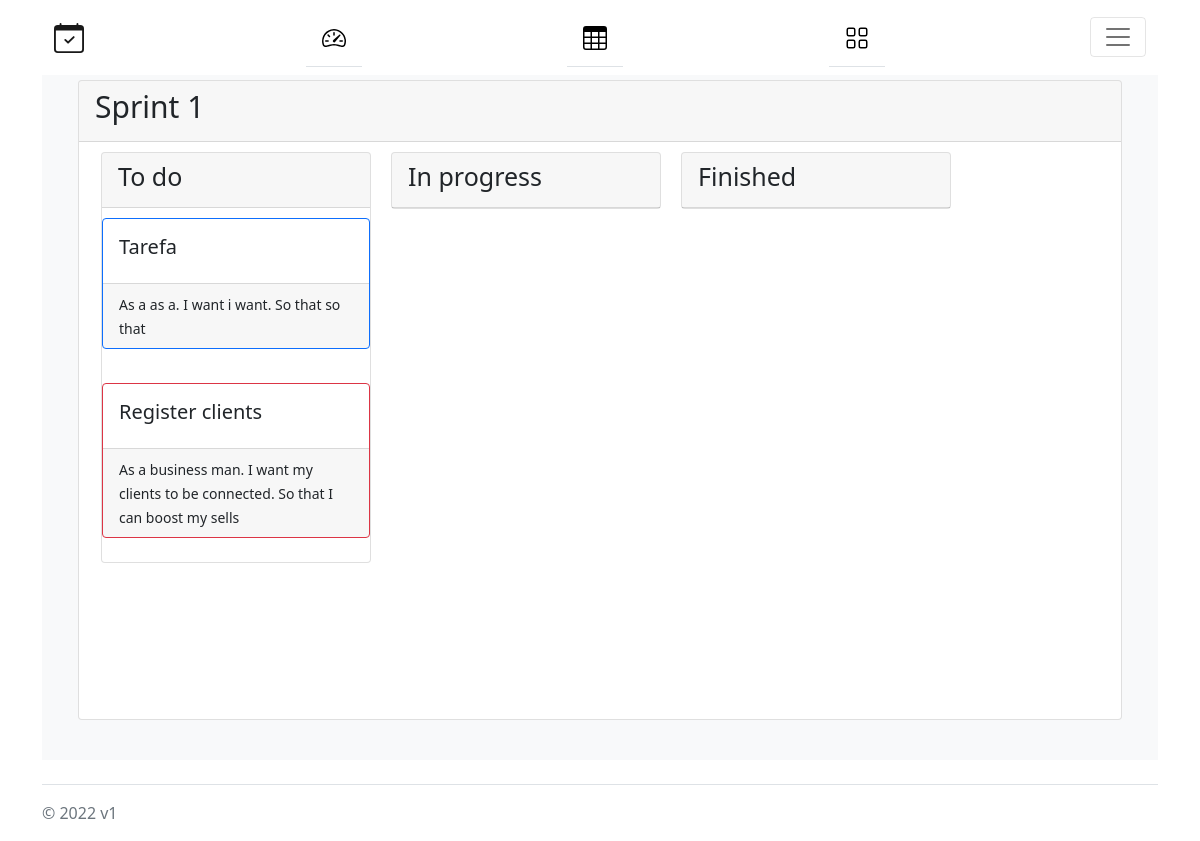
Page /projects/1/sprint1 (signed in) on the committed database.
### scrum/models.py (models this page shows)
class Task(models.Model):
    title = models.TextField()
    as_a = models.TextField()
    i_want = models.TextField()
    so_that = models.TextField()
    annotations = models.TextField()
    points = models.IntegerField()
    created_by = models.ForeignKey(User, on_delete=models.CASCADE, related_name='created_by+')
    created_at = models.DateTimeField(auto_now_add=True)
    assigned_for = models.ManyToManyField(User)
    priority = models.IntegerField()
    TODO = 1
    IN_PROGRESS = 2
    IN_REVIEW = 3
    FINISHED = 4
    CANCELED = 5
    STATE_CHOICES = (
        (TODO, 'To Do'),
        (IN_PROGRESS, 'In Progress'),
        (IN_REVIEW, 'In Review'),
        (FINISHED, 'Finished'),
        (CANCELED, 'Canceled'),
    )
    state = models.PositiveSmallIntegerField(choices=STATE_CHOICES, blank=True, null=True)

### scrum/views.py (the view)
# urls.py: path('projects/<int:project_id>/sprint<int:sprint_number>', scrum_views.sprint, name='sprint'),
@login_required
def sprint(request, project_id=None, sprint_number=None):
    tasks = Project.objects.filter(id=project_id).first().sprints.filter(number=sprint_number).first().tasks.values()
    user_prof = UserProfile.objects.filter(user=request.user).first()
    return render(request, 'scrum/sprint.html', {'title': f"Product Backlog", 'tasks': tasks, 'projects': user_prof.projects.all().values(), 'n': sprint_number})

### scrum/templates/scrum/sprint.html (shortened to what this page needs)
{% extends "scrum/base2.html" %}
{% block content %}
<section class="content pb-3">
      <div class="container-fluid h-100">
         <div style="height: 640px"; class="card card-row card-secondary">
            <div class="card-header">
               <h3 style="font-size: 30px"; class="card-title">
                  Sprint {{n}}
               </h3>
            </div>
            <section class="content pb-3 align-center">
                <div class="container-fluid h-100">
    <div class=" card card-row card-secondary" style="width: 270px; float:left; margin:10px; ">
         <div class="card-header">
             <h3 style="font-size: 25px" class="card-title">
                To do
             </h3>
         </div>
        <div class="card-collumn col-sm mx-auto">
        {% for task in tasks %}
            {% if task.state == 1%}
                {% if task.points == 2 %}
                        <div class="scroll" style="padding-top:10px;">
                            <div class="border-primary card">
                              <div style= "height: 100%" class="card-body">
                                <h5 class="card-title">{{task.title}}</h5>
                              </div>
                              <div class="card-footer">
                                <small>As a {{task.as_a}}. I want {{task.i_want}}. So that {{task.so_that}}</small>
                              </div>
                            </div>
                            <br>
                        </div>
                {% endif %}
                {% if task.points == 8 %}
                        <div class="scroll" style="padding-top:10px;">
                            <div class="border-danger card" >
                              <div style= "height: 100%"; class="card-body">
                                <h5 class="card-title">{{task.title}}</h5>
                              </div>
                              <div class="card-footer">
                                <small>As a {{task.as_a}}. I want {{task.i_want}}. So that {{task.so_that}}</small>
                              </div>
                            </div>
                            <br>
                        </div>
                {% endif %}
            {% endif %}
        {% endfor %}
        </div>
    </div>
    <div class=" card card-row card-secondary" style="width: 270px; float:left; background:white; margin:10px">
         <div class="card-header">
             <h3 style="font-size: 25px" class="card-title">
                In progress
             </h3>
         </div>
    </div>
    <div class="card card-row card-secondary" style="width: 270px; float:left; background:white; margin:10px">
         <div class="card-header">
             <h3 style="font-size: 25px" class="card-title">
                Finished
             </h3>
         </div>
    </div>
                </div>
            </section>
         </div>
      </div>
</section>
{% endblock content %}

### rows in the picture
Task: title "Tarefa", as_a "as a", i_want "i want", so_that "so that"
Task: title "Register clients", as_a "business man", i_want "my clients to be connected", so_that "I can boost my sells"

### other values in the picture
{{ n }} "1"
